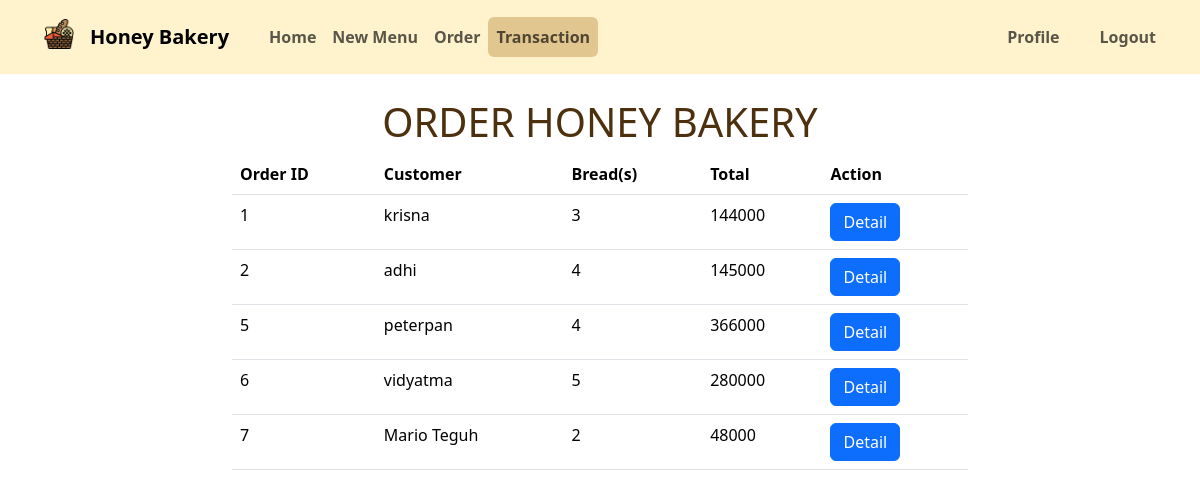
The app's page /transaction.php (signed in) with its own data.
### tables this page shows
CREATE TABLE `transaction` (
  `transaction_id` int(11) NOT NULL,
  `customer` varchar(20) NOT NULL,
  `amount_bread` int(11) NOT NULL,
  `total` int(11) NOT NULL
);

### transaction.php (the view, shortened to what this page needs)
<?php
    include 'functions.php';
    ?>
<!doctype html>
<html lang="en">
<head>
    <link rel='stylesheet' href='css/style.css'>
    <link href="https://cdn.jsdelivr.net/npm/bootstrap@5.3.2/dist/css/bootstrap.min.css" rel="stylesheet"
>
</head>
<body>
    <nav class="navbar navbar-expand-lg bg-warning-subtle">
        <div class="container-fluid p-1 mx-4">
            <div class="navbar-brand d-flex ">
                <a class="mx-3"><img src="img/logo.png" alt="" style="width:30px;"></a>
                <a class="nav-link active navbar-brand" href="#">Honey Bakery</a>
            </div>
            <div class="collapse navbar-collapse" id="navbarNavDropdown">
                <ul class="navbar-nav">
                    <li class="nav-item">
                        <a class="nav-link rounded" href="index.php">Home</a>
                    </li>
                    <li class="nav-item">
                        <a class="nav-link rounded" href="newMenu.php">New Menu</a>
                    </li>
                    <li class="nav-item">
                        <a class="nav-link rounded" href="order.php">Order</a>
                    </li>
                    <li class="nav-item">
                        <a class="nav-link rounded" href="transaction.php"
                            style="background-color: #E1C78F;">Transaction</a>
                    </li>
                </ul>
            </div>
            <a class="nav-link navbar-nav d-flex rounded p-2 mx-3 "
                href="edit.php?username=<?=$_SESSION['username']?>">Profile</a>
            <a class="nav-link navbar-nav d-flex mx-3" href="login.php">Logout</a>
        </div>
    </nav>
    <?php if(!isset($_GET['transID'])) : ?>
    <div class="container">
        <div class="row">
            <div class="col"></div>
            <div class="col-md-8">
                <center class="mt-4">
                    <h1 style="color: #4d310f !important;">ORDER HONEY BAKERY</h1>
                </center>
                <table class="table">
                    <thead>
                        <tr>
                            <th scope="col">Order ID</th>
                            <th scope="col">Customer</th>
                            <th scope="col">Bread(s)</th>
                            <th scope="col">Total</th>
                            <th scope="col">Action</th>
                        </tr>
                    </thead>
                    <tbody>
                        <?php
                            $query = mysqli_query($conn ,"SELECT * FROM transaction");
                            while($data= mysqli_fetch_array($query)) :
                        ?>
                        <tr>
                            <td><?= $data['transaction_id'] ?></td>
                            <td><?= $data['customer'] ?></td>
                            <td><?= $data['amount_bread'] ?></td>
                            <td><?= $data['total'] ?></td>
                            <td>
                                <a href="transaction.php?transID=<?=$data['transaction_id']?>"
                                    style="text-decoration:none">
                                    <div class="btn btn-primary">Detail</div>
                                </a>
                            </td>
                        </tr>
                        <?php endwhile; ?>
                    </tbody>
                </table>
            </div>
            <div class="col"></div>
        </div>
    </div>
    <?php endif; ?>
</body>
</html>

### css/style.css (style rules this page uses)
a { font-weight: bold !important; }

### records on screen
transaction: transaction_id "1", customer "krisna", amount_bread "3", total "144000"
transaction: transaction_id "2", customer "adhi", amount_bread "4", total "145000"
transaction: transaction_id "5", customer "peterpan", amount_bread "4", total "366000"
transaction: transaction_id "6", customer "vidyatma", amount_bread "5", total "280000"
transaction: transaction_id "7", customer "Mario Teguh", amount_bread "2", total "48000"
